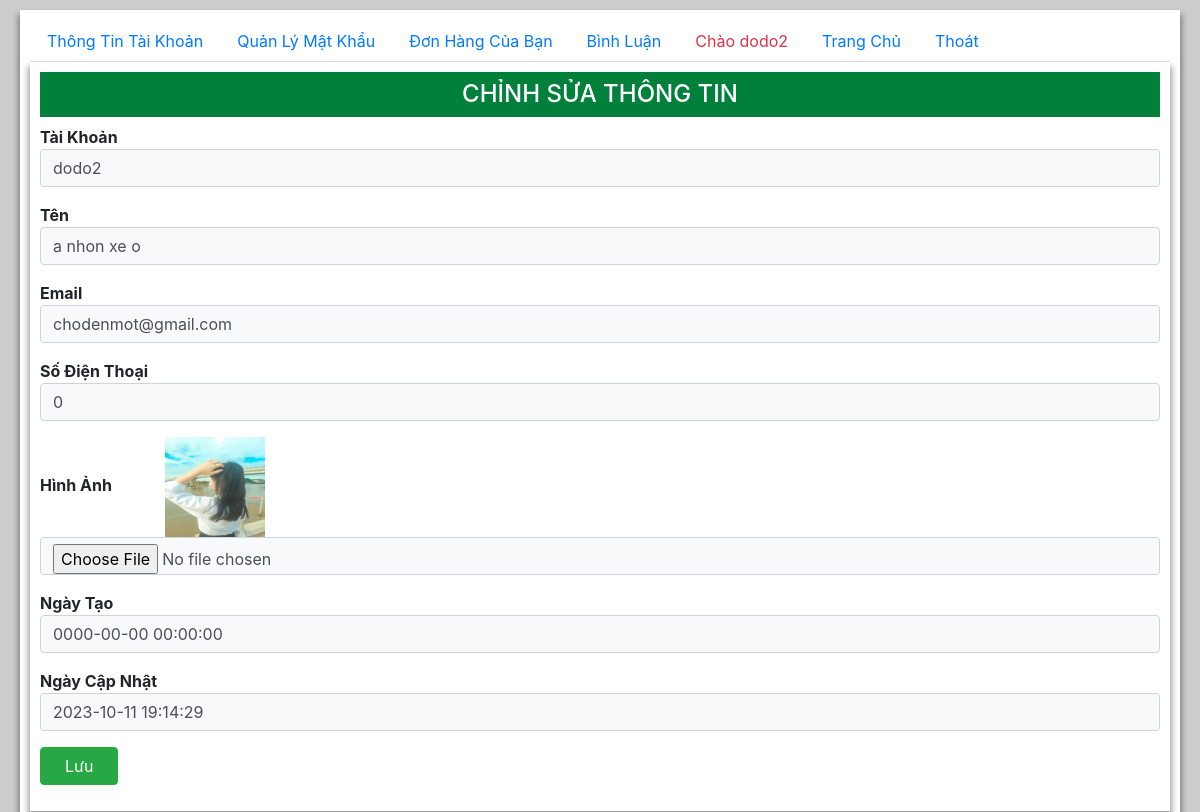
Before: /user/info.php (signed in) with the older database file.
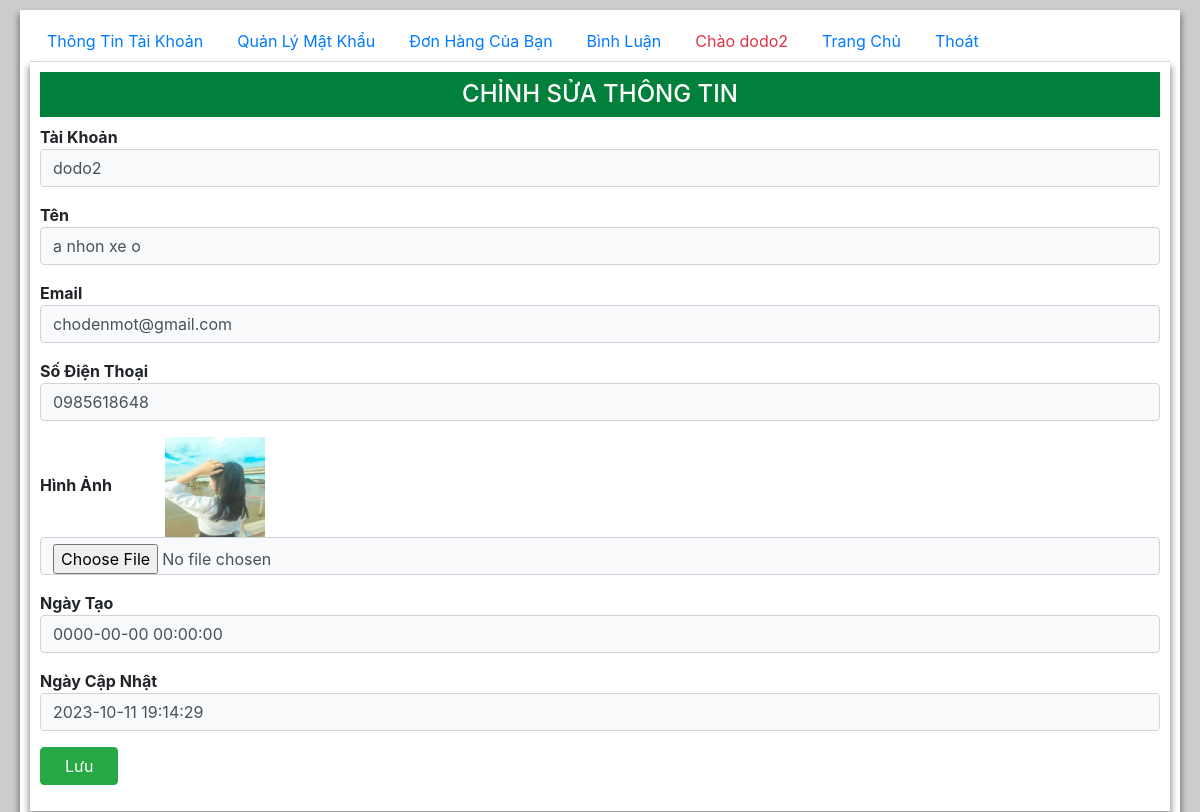
After: the same page with the newer database file.
### tables this page shows
CREATE TABLE `usr` (
  `username` varchar(20) NOT NULL,
  `pass` varchar(255) NOT NULL,
  `name` varchar(50) NOT NULL,
  `img` varchar(255) NOT NULL,
  `email` varchar(255) NOT NULL,
  `SDT` varchar(15) NOT NULL,
  `role` int(11) NOT NULL COMMENT '0 là admin 1 là user',
  `create_at` datetime NOT NULL,
  `update_at` datetime NOT NULL,
  `deleted` int(11) NOT NULL COMMENT '0 là tồn tại 1 là đã xóa'
);

### user/info.php (the view, shortened to what this page needs)
<html>
<head>
   <link href='https://unpkg.com/boxicons@2.0.9/css/boxicons.min.css' rel='stylesheet'>
   <link rel="stylesheet" href="https://maxcdn.bootstrapcdn.com/bootstrap/4.4.1/css/bootstrap.min.css">
   <link rel="stylesheet" href="./main.css">
</head>
<body>
   <div class="container">
   <?php require_once "user-menu.php";?>
   <div class="tab-content">
      <div class="tab-pane active" id="">
      <?php
        require '../model/conn.php';
        $username=$_COOKIE['usr'];
        if($username!=""){
            $h2="CHỈNH SỬA THÔNG TIN";
            $stmt = $conn -> prepare("SELECT * FROM usr WHERE username = '$username'");
            $stmt->execute();
            $user = $stmt->fetch();
        }
      ?>
      <div class="container m-auto">
      <h2 class="py-2 text-center h4 "><?= $h2 ?></h2>
      <form action="" method="post" enctype="multipart/form-data">
            <div class="mb-3">
                <label for="">Tài Khoản</label>
                <input type="text" name="id" value="<?= $user[0]??"" ?>" disabled class="form-control bg-light" >
            </div>
            <div class="mb-3">
                <label for="">Tên</label>
                <input type="text" name="name" value="<?= $user[2]??"" ?>" required class="form-control bg-light" >
            </div>
            <div class="mb-3">
                <label for="">Email</label>
                <input type="text" name="email" value="<?= $user[4]??"" ?>" required class="form-control bg-light" >
            </div>
            <div class="mb-3">
                <label for="">Số Điện Thoại</label>
                <input type="text" name="phone" value="<?= $user[5]??"" ?>" required class="form-control bg-light" >
            </div>
            <div class="mb-3">
                <label for="img">Hình Ảnh</label>
                <img width="100px" height="100px" src="../uploads_user/<?= $user[3]??"" ?>" alt="">
                <input type="file" name="img" value="<?= $user[3]??"" ?>" class="form-control bg-light" >
            </div>
            <div class="mb-3">
                <label for="">Ngày Tạo</label>
                <input type="text" value="<?= $user[7]??"" ?>" disabled class="form-control bg-light" >
            </div>
            <div class="mb-3">
                <label for="">Ngày Cập Nhật</label>
                <input type="text" value="<?= $user[8]??"" ?>" disabled class="form-control bg-light" >
            </div>
            <button class="btn btn-success px-4" name="submit">Lưu</button>
      </form>
      </div>
      </div>
   </div>
   </div>
</body>
</html>

Changed rows visible on the page:
changed usr "dodo2": phone "0" → "0985618648"
